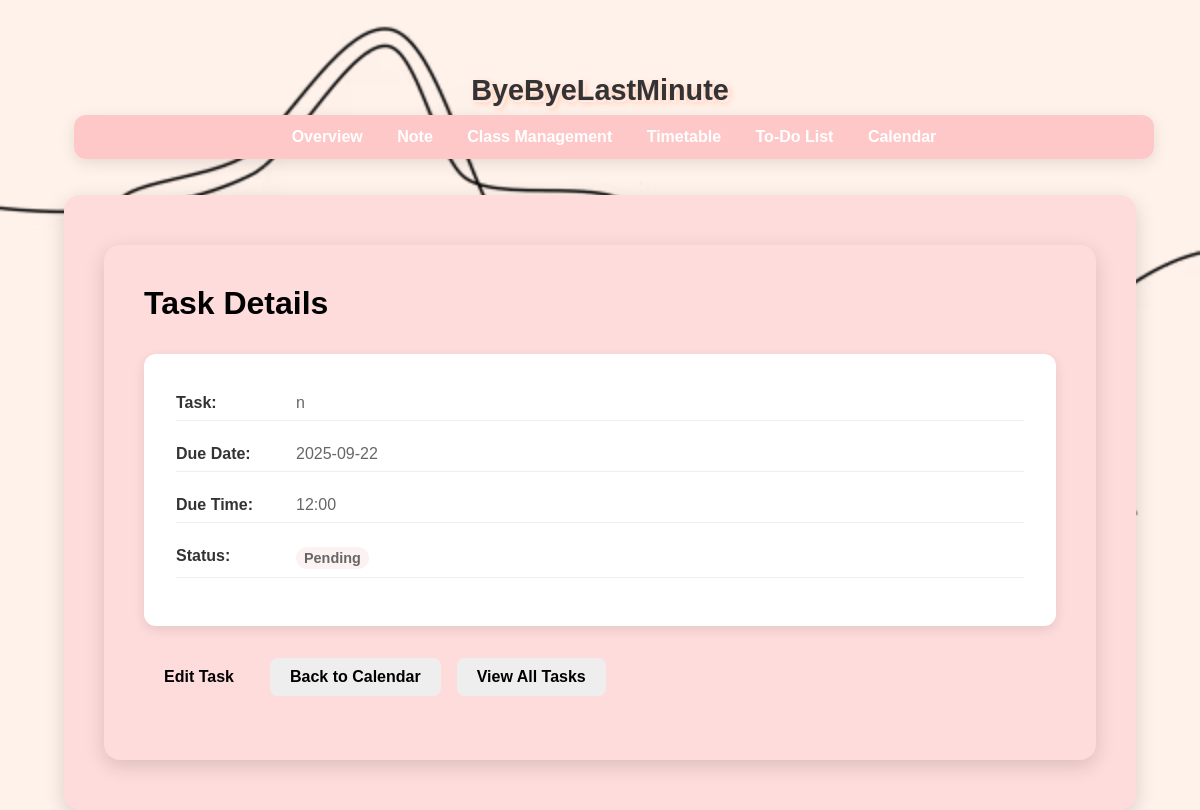
Page /todo_details/28 on the earlier database version.
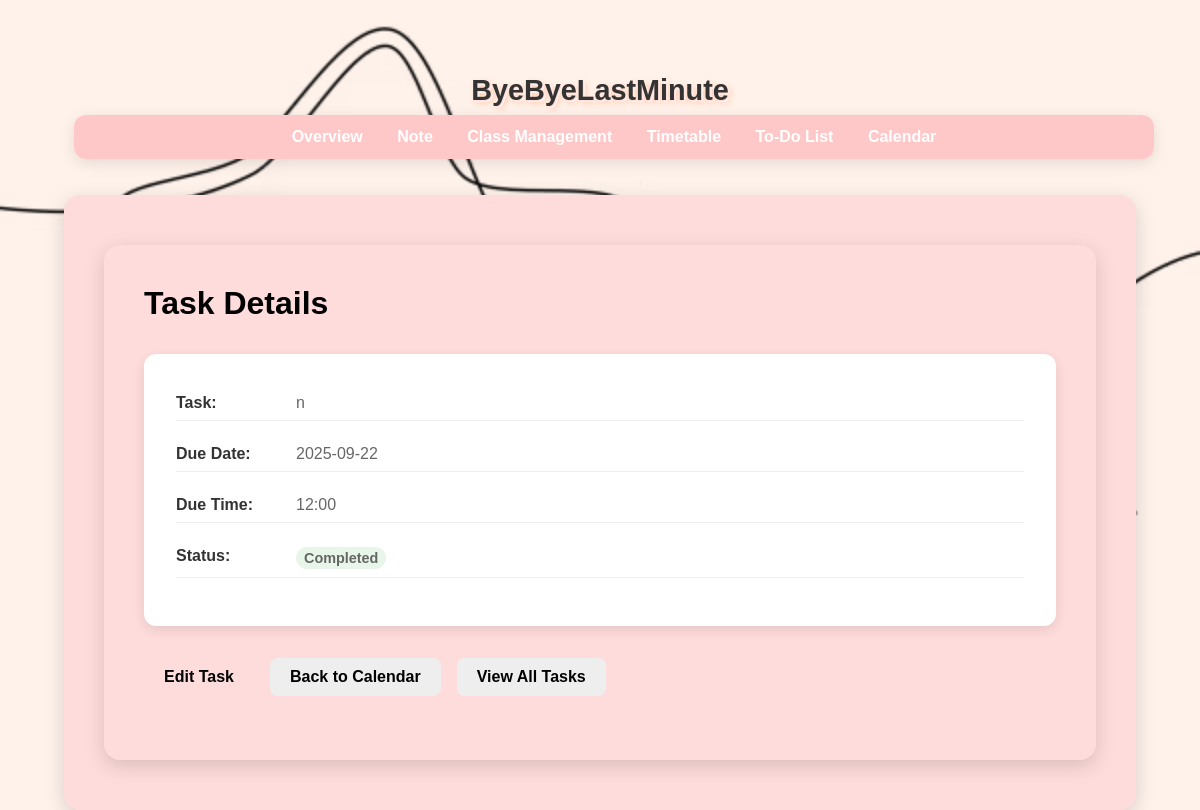
Same page on the later database version.
### app.py (the view)
@app.route('/todo_details/<int:todo_id>')
def todo_details(todo_id):
    todo = Todo.get_by_id(todo_id)
    if not todo:
        flash("Task not found", "error")
        return redirect(url_for('calendar_view'))
    return render_template('todo_details.html', todo=todo)

### app.py (called while the page is built)
@app.context_processor
def inject_vapid_key():
    return dict(VAPID_PUBLIC_KEY=VAPID_PUBLIC_KEY)

### models.py (called while the page is built)
def get_db_connection():
    conn = sqlite3.connect(DB_NAME, timeout=10)
    conn.row_factory = sqlite3.Row
    return conn

    @staticmethod
    def get_by_id(todo_id):
        with get_db_connection() as conn:
            row = conn.execute("SELECT * FROM todos WHERE id=?", (todo_id,)).fetchone()
            return Todo(**dict(row)) if row else None

### templates/todo_details.html (shortened to what this page needs)
{% extends "base.html" %}
{% block content %}
<main class="container">
  <h1>Task Details</h1>
  <div class="task-details">
    <div class="detail-item">
      <strong>Task:</strong>
      <span>{{ todo.task }}</span>
    </div>
    <div class="detail-item">
      <strong>Due Date:</strong>
      <span>{{ todo.due_date }}</span>
    </div>
    <div class="detail-item">
      <strong>Due Time:</strong>
      <span>{{ todo.due_time or 'No specific time' }}</span>
    </div>
    <div class="detail-item">
      <strong>Status:</strong>
      <span class="{% if todo.is_done %}status-done{% else %}status-pending{% endif %}">
        {% if todo.is_done %}Completed{% else %}Pending{% endif %}
      </span>
    </div>
  </div>
  <div class="actions">
    <a href="{{ url_for('edit_todo', todo_id=todo.id) }}" class="button">Edit Task</a>
    <a href="{{ url_for('calendar_view') }}" class="button secondary">Back to Calendar</a>
    <a href="{{ url_for('todos') }}" class="button secondary">View All Tasks</a>
  </div>
</main>
{% endblock %}

Differences in the rows shown:
changed todos: is_done 0 → 1 (drawn)
Other differences:
text no longer shown: "Pending"
text now shown: "Completed"
